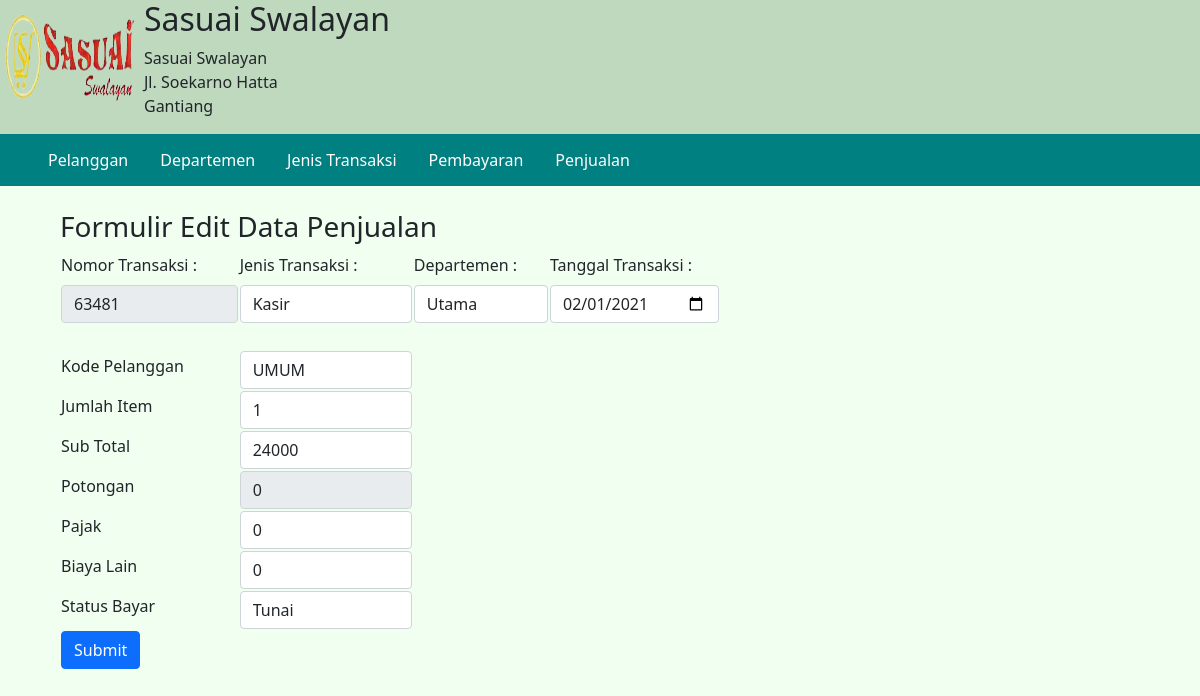
The page /form-edit.php?no_transaksi_jual=63481 on the database its author committed.
### tables this page shows
CREATE TABLE `transaksi_penjualan` (
  `no_transaksi_jual` varchar(5) NOT NULL,
  `kode_jenis_transaksi` varchar(3) NOT NULL,
  `kode_dept` varchar(3) NOT NULL,
  `kode_pelanggan` varchar(4) NOT NULL,
  `tanggal_transaksi` date NOT NULL,
  `jumlah_item` int(3) NOT NULL,
  `subtotal` int(10) NOT NULL,
  `potongan` float NOT NULL,
  `pajak` float NOT NULL,
  `biaya_lain` int(10) NOT NULL,
  `status_bayar` char(1) NOT NULL
);

### form-edit.php (the view, shortened to what this page needs)
<?php
    include("config.php");
    include("header.php");
$no_transaksi_jual= $_GET['no_transaksi_jual'];
$sql = "SELECT * FROM transaksi_penjualan WHERE no_transaksi_jual='$no_transaksi_jual'";
$query = mysqli_query($db, $sql);
$data_jual = mysqli_fetch_assoc($query);
?>
<!DOCTYPE html>
<html>
<head>
    <link href="https://cdn.jsdelivr.net/npm/bootstrap@5.0.0-beta3/dist/css/bootstrap.min.css" rel="stylesheet">
</head>
<body>
    <form action="proses-edit.php" method="POST" style="margin-top: 2%; margin-left: 5%; margin-right: 40%;">
            <header>
                <h3>Formulir Edit Data Penjualan</h3>
            </header>
            <table>
                    <tr>
                        <td><label for="no_transaksi_jual" class="form-label">Nomor Transaksi :</label>
                            <input type="text" class="form-control" name="no_transaksi_jual" readonly value="<?php echo $data_jual['no_transaksi_jual'] ?>" /></td>
                        <td><label for="kode_jenis_transaksi" class="form-label">Jenis Transaksi :</label>
                            <select name="kode_jenis_transaksi" class="form-control">
                                <?php
                                $query = "SELECT * FROM jenis_transaksi";
                                $result = mysqli_query($db, $query);
                                while($data = mysqli_fetch_assoc($result) ){?>
                                    <option value="<?php echo $data['kode_jenis_transaksi']; ?>" selected><?php echo $data['nama_jenis_transaksi']; ?></option>
                                <?php } ?>
                            </select>
                        </td>
                        <td><label for="kode_dept" class="form-label">Departemen :</label>
                            <select name="kode_dept" class="form-control">
                                <?php
                                $query = "SELECT * FROM departemen";
                                $result = mysqli_query($db, $query);
                                while($data = mysqli_fetch_assoc($result) ){?>
                                    <option value="<?php echo $data['kode_dept']; ?>" selected><?php echo $data['nama_dept']; ?></option>
                                <?php } ?>
                            </select>
                        </td>
                        <td><label for="tanggal_transaksi" class="form-label">Tanggal Transaksi :</label>
                            <input type="date" class="form-control" name="tanggal_transaksi" value="<?php echo $data_jual['tanggal_transaksi'] ?>" /></td>
                    </tr>
                    <tr> <td><br></td></tr>
                    <tr>
                        <td><label for="kode_pelanggan"class="form-label" >Kode Pelanggan </label></td>
                        <td><input type="text" class="form-control" name="kode_pelanggan" value="<?php echo $data_jual['kode_pelanggan'] ?>" onkeyup="autofill()"/></td>
                    </tr>
                    <tr>
                        <td><label for="jumlah_item" class="form-label">Jumlah Item </label></td>
                        <td><input type="number" min="0" class="form-control" name="jumlah_item" value="<?php echo $data_jual['jumlah_item'] ?>" /></td>
                    </tr>
                    <tr>
                        <td><label for="subtotal" class="form-label">Sub Total </label></td>
                        <td><input type="number" min="0" class="form-control" name="subtotal" value="<?php echo $data_jual['subtotal'] ?>" /></td>
                    </tr>
                    <tr>
                        <td><label for="potongan" class="form-label">Potongan </label></td>
                        <td><input type="number" class="form-control" name="potongan" step="0.01" id="potongan" value="<?php echo $data_jual['potongan']?>"  readonly/></td>
                    </tr>
                    <tr>
                        <td><label for="pajak" class="form-label">Pajak </label></td>
                        <td><input type="number" min="0" class="form-control" name="pajak" step="0.01" value="<?php echo $data_jual['pajak']?>" /></td>
                    </tr>
                    <tr>
                        <td><label for="biaya_lain" class="form-label" >Biaya Lain </label></td>
                        <td><input type="number" min="0" class="form-control" name="biaya_lain" value="<?php echo $data_jual['biaya_lain']?>" /></td>
                    </tr>
                    <tr>
                        <td><label for="status_bayar" class="form-label">Status Bayar </label></td>
                        <td>
                            <select name="status_bayar" class="form-control">
                                <?php
                                $query = "SELECT * FROM status_pembayaran";
                                $result = mysqli_query($db, $query);
                                while($data = mysqli_fetch_assoc($result) ){?>
                                    <option value="<?php echo $data['status_bayar']; ?>" selected><?php echo $data['nama_pembayaran']; ?></option>
                                <?php } ?>
                        </select>
                        </td>
                    </tr>
                    <tr>
                        <td><input type="submit" name="simpan" class="btn btn-primary" ></td>
                    </tr>
            </table>
    </form>
    </body>
</html>

### header.php (style rules this page uses)
body { font-size: 18px; }

### rows shown on the page
transaksi_penjualan: no_transaksi_jual "63481", tanggal_transaksi "02/01/2021", kode_pelanggan "UMUM", jumlah_item "1", subtotal "24000", potongan "0", pajak "0", biaya_lain "0"

### other values the page prints
form field kode_jenis_transaksi "Kasir"
form field kode_dept "Utama"
form field status_bayar "Tunai"
